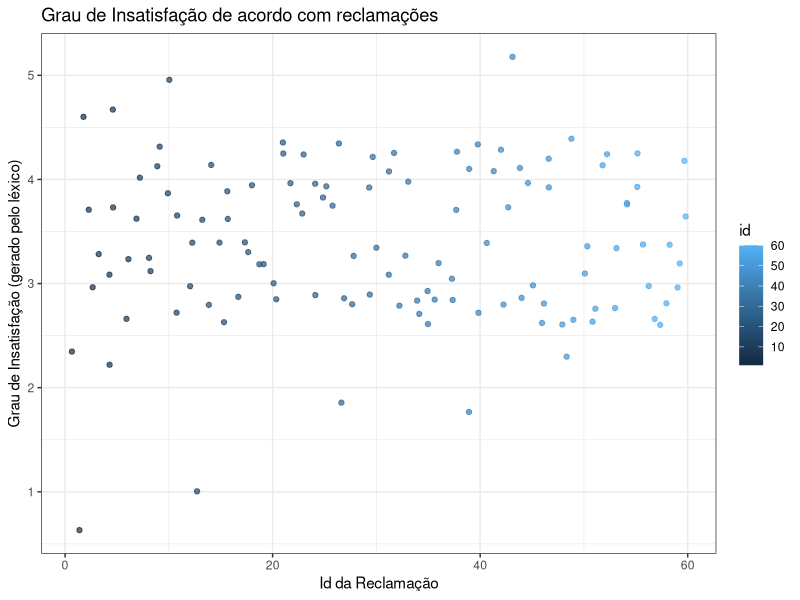
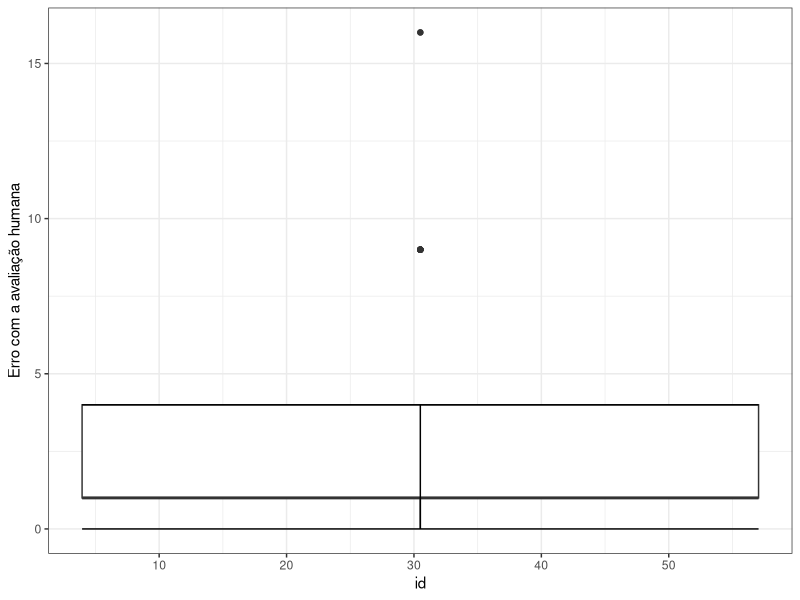
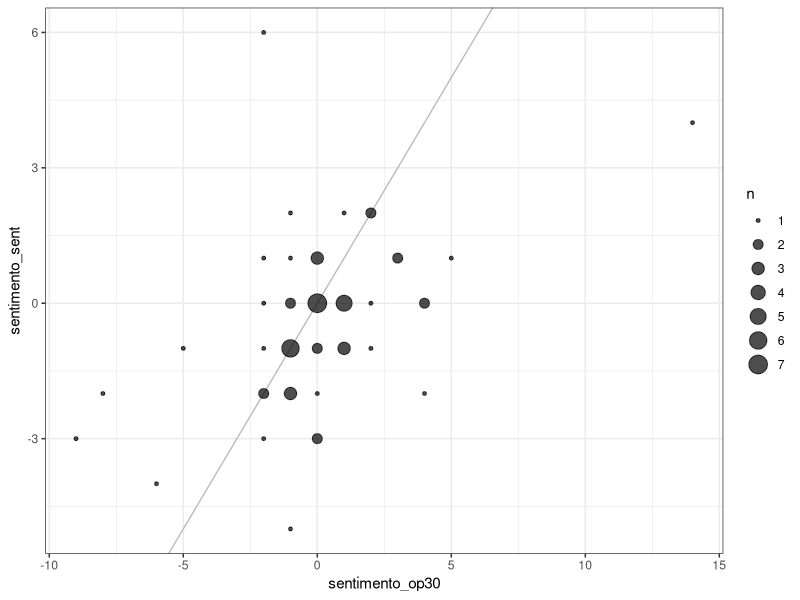
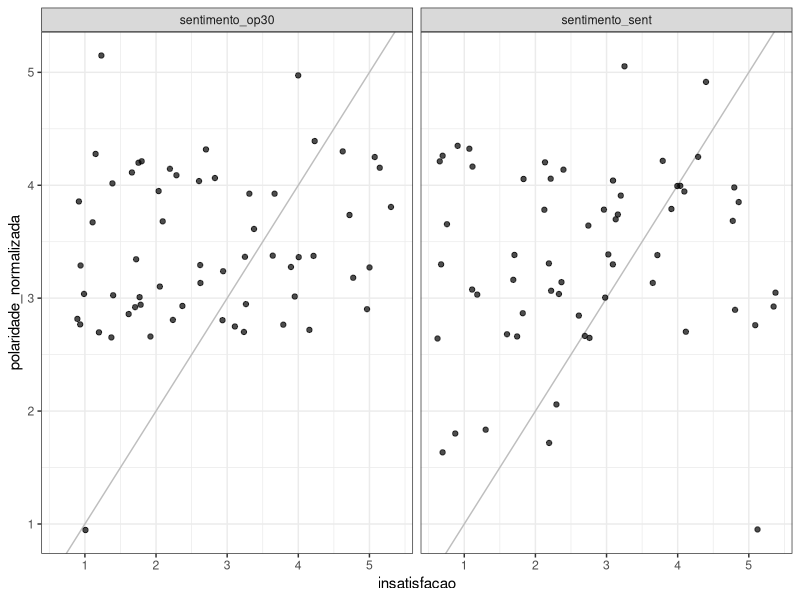
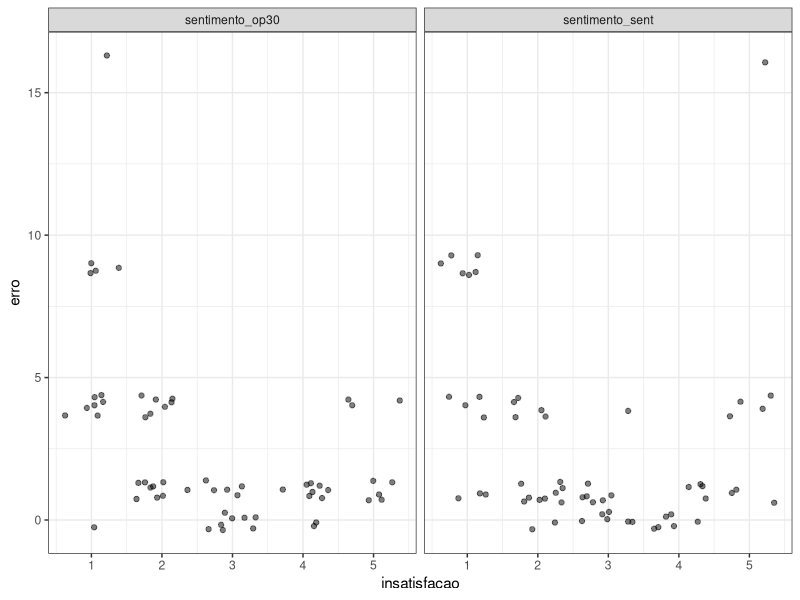
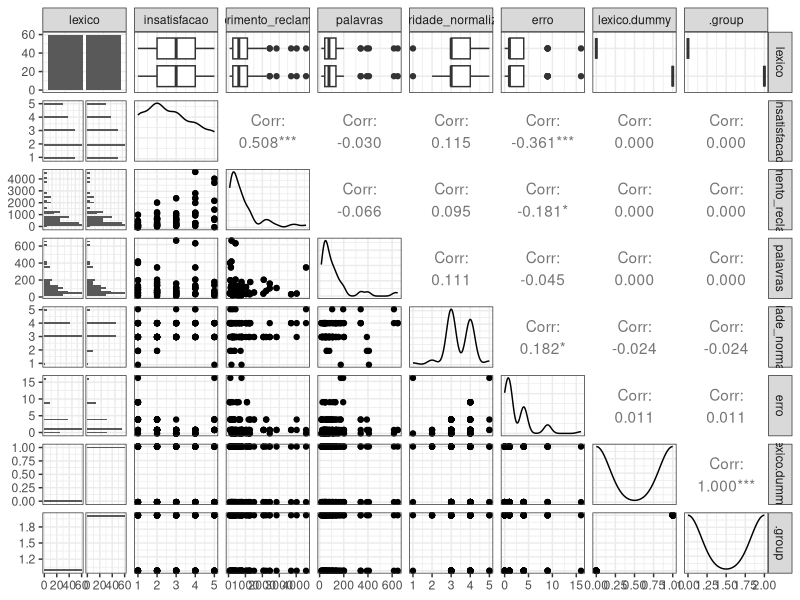
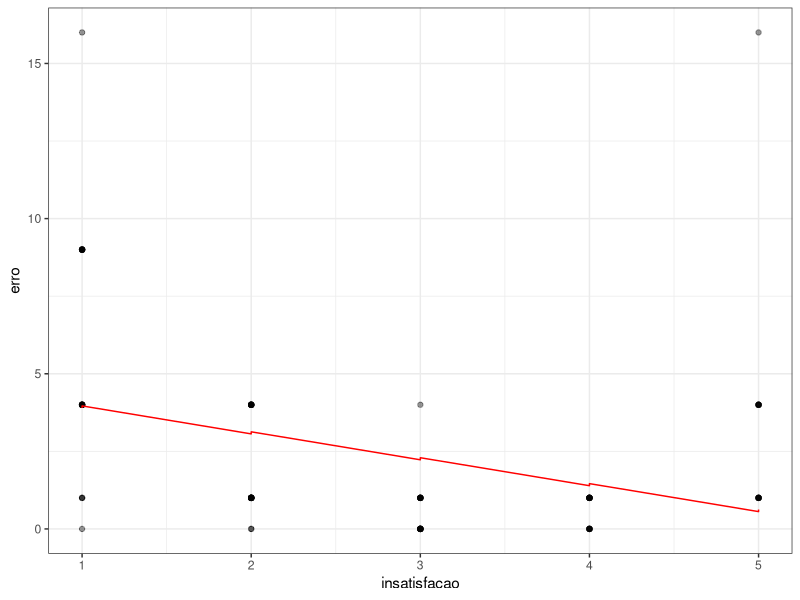

Source code (R) for these figures, in order:
## ---- chunk 1
library(tidyverse)
library(here)
library(modelr)
library(broom)
library(GGally)

theme_set(theme_bw())
## ---- chunk 2

reclamacoes = read_csv(here("data/3-avaliacao-humana/reclamacoes-avaliadas-20181113.csv"))
sentimentos = read_csv(here("data/5-sentimentos/sentimento.csv"))

reclamacoes = reclamacoes %>% 
    mutate(comprimento_reclamacao = str_length(reclamacao))
## ---- chunk 3
reclamacoes = reclamacoes %>% 
    left_join(sentimentos, 
              by = "id")

reclamacoes_l = reclamacoes %>%  
    select(-palavras_op30,
           -palavras_sent, 
           -grupo_avaliando) %>% 
    gather(key = "lexico", 
           value = "polaridade", 
           sentimento_op30, 
           sentimento_sent)

reclamacoes_l %>% 
    View()

## ---- chunk 4
# Faça você mesmo. Crie a variável polaridade_normalizada
reclamacoes_l = reclamacoes_l %>% 
    group_by(lexico) %>% 
    mutate(polaridade_normalizada = round(((4 * (polaridade - max(polaridade))) / (min(polaridade) - max(polaridade))) + 1))
                                    
## ---- chunk 5
reclamacoes_l = reclamacoes_l %>% 
    mutate(erro = (insatisfacao - polaridade_normalizada)**2)
## ---- chunk 6
reclamacoes_l %>% 
    ggplot(aes(x = id, 
               y = polaridade_normalizada, 
               color = id)) +
    geom_jitter(alpha = 0.7) +
    xlab("Id da Reclamação") +
    ylab("Grau de Insatisfação (gerado pelo léxico)") +
    ggtitle("Grau de Insatisfação de acordo com reclamações")
## ---- chunk 7
reclamacoes_l %>% 
    ggplot(aes(x = id, 
               y = erro, 
               color = id)) +
    geom_boxplot() +
    stat_boxplot(geom = 'errorbar') +
    ylab("Erro com a avaliação humana")
## ---- chunk 8
reclamacoes %>% 
    ggplot(aes(x = sentimento_op30, y = sentimento_sent)) + 
    geom_abline(slope = 1, intercept = 0, color = "grey") + 
    geom_count(alpha = .7) 
## ---- chunk 9
reclamacoes_l %>% 
    ggplot(aes(x = insatisfacao, y = polaridade_normalizada, group = insatisfacao)) + 
    geom_abline(slope = 1, intercept = 0, color = "grey") + 
    geom_jitter(alpha = .7)  + 
    facet_wrap(~ lexico)

reclamacoes_l %>% 
    ggplot(aes(x = insatisfacao, y = erro, group = insatisfacao)) + 
    geom_jitter(alpha = .5)  +
    # geom_boxplot() + 
    facet_wrap(~ lexico)
## ---- chunk 10
#Cria variável dummy para preditor categórico
reclamacoes_l = reclamacoes_l %>% mutate(lexico.dummy = if_else(lexico == "sentimento_sent", 1, 0))
#Você precisa entender o que fez acima para interpretar sua regressão
#Você pode também criar uma variável dummy para o órgao (se anac ou inss)

# ggpairs(reclamacoes_l %>% select(<selecione as colulas que vc quer usar aqui>))
# lm1 = lm(<seu modelo>)

ggpairs(reclamacoes_l %>% select(insatisfacao, comprimento_reclamacao, palavras, polaridade_normalizada, erro, lexico.dummy))
lm1 = lm(erro ~ lexico.dummy + insatisfacao, data = reclamacoes_l)
tidy(lm1, conf.int = TRUE, conf.level = 0.95)
glance(lm1)
reclamacoes_l %>% 
    add_predictions(model = lm1) %>% 
    ggplot(aes(x = insatisfacao,
               y = erro)) +
    geom_point(alpha = .4) +
    geom_line(aes(y = pred), colour = "red")
